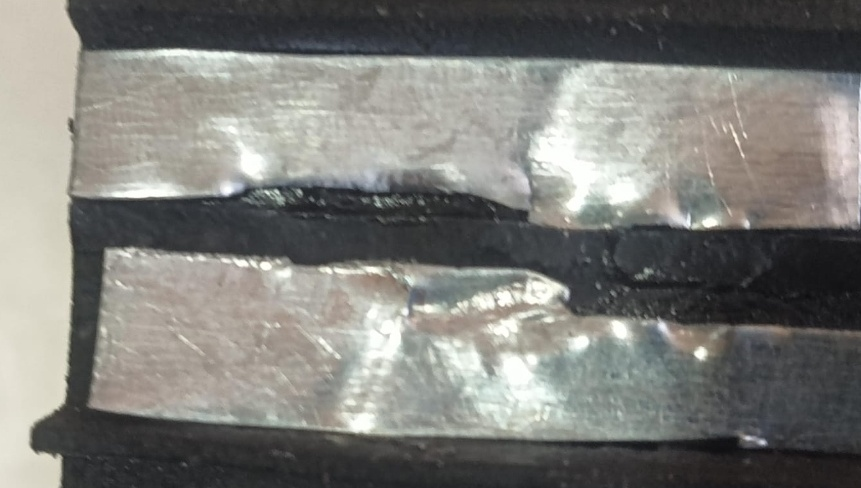
#> input picture check_yolo/dataset/train/damage/damage_001.jpg, 861 x 488 px
$ python -i webcam.py   (imports and definitions only)   (older library calls are emulated)
#> lines starting #> are read from the running program, lines starting #| are printed output that depends on the picture; after the words box and inside, x2 and y2 are one past the last pixel; in counts of white or black regions, pixels touching at a corner belong together
#> further down, picture is the input picture: shape (488, 861, 3); mean B, G, R 120.9, 125.2, 125.5
#!/usr/bin/env python3
"""
JointGuard YOLO Classification - Live Webcam Inspection Program
Robust Moving-Belt Pipeline with Calibrated Confidence & Margin Gating:

Features:
- Default camera source: 1 (configurable via --source)
- Motion Blur Rejection: Rejects blurry crops (Laplacian variance < min_sharpness)
- Configurable Asymmetric Thresholds: DAMAGE_THRESH (0.70) & HEALTHY_THRESH (0.70)
- Confidence Margin Gate: Requires |p_damage - p_healthy| >= CONF_MARGIN (0.15) before assigning DAMAGE/HEALTHY
- Inner Inspection Zone: Only collects sharp frames when joint is inside central ROI zone
- Multi-Frame Majority Voting: Accumulates sharp frames (e.g. 5) for stable decision
- Quality Gate: Returns WAITING if fewer than required sharp frames (3/5) are collected
- Diagnostic Debug Crop Saver: Saves crops to check_yolo/debug_crops/ for root-cause audit
- Live HUD Overlay: Displays Healthy %, Damage %, Sharpness, Valid count, and Final verdict
- End-of-Run Diagnostic Summary: Prints total counts & average confidence scores on exit

Usage:
    python check_yolo/webcam.py
    python check_yolo/webcam.py --source 1 --show-crop --damage-thresh 0.70 --healthy-thresh 0.70 --conf-margin 0.15
"""

import argparse
from collections import deque
import datetime
import json
import os
import sys
import time
from typing import Optional, Tuple, Dict, Any, List

import cv2
import numpy as np


SCRIPT_DIR = os.path.dirname(os.path.abspath(__file__))
PROJECT_ROOT = os.path.abspath(os.path.join(SCRIPT_DIR, ".."))
DEFAULT_MODEL_V4_PATH = os.path.join(SCRIPT_DIR, "models", "joint_yolo_classifier_v4.pt")
DEFAULT_MODEL_V2_PATH = os.path.join(SCRIPT_DIR, "models", "joint_yolo_classifier_v2.pt")
DEFAULT_MODEL_V1_PATH = os.path.join(SCRIPT_DIR, "models", "joint_yolo_classifier.pt")
FALLBACK_MODEL_PATH = os.path.join(SCRIPT_DIR, "results", "joint_cls_v4", "weights", "best.pt")

DEFAULT_JSONL_PATH = os.path.join(PROJECT_ROOT, "data", "joint_events.jsonl")
DEBUG_CROPS_DIR = os.path.join(SCRIPT_DIR, "debug_crops")
COLLECTED_DIR = os.path.join(SCRIPT_DIR, "dataset", "collected")
COLLECTED_HEALTHY_DIR = os.path.join(COLLECTED_DIR, "healthy")
COLLECTED_DAMAGE_DIR = os.path.join(COLLECTED_DIR, "damage")


# [162 lines left out: functions parse_args, resolve_model_path, parse_roi_string, not called in this run]


def find_joint_in_roi(
    roi_img: np.ndarray,
    min_area: int = 600,
    min_width: int = 40,
) -> Optional[Tuple[int, int, int, int]]:
    """
    Classical OpenCV Joint Detector inside the Fixed Search ROI.
    """
#> called with min_area = 600, min_width = 40
    h, w = roi_img.shape[:2]
    if h < 20 or w < 20:
        return None

    gray = cv2.cvtColor(roi_img, cv2.COLOR_BGR2GRAY)
    hsv = cv2.cvtColor(roi_img, cv2.COLOR_BGR2HSV)
#> hsv: shape (488, 861, 3); mean H, S, V 57.6, 19.1, 128.3
    v_chan = hsv[:, :, 2]
    s_chan = hsv[:, :, 1]

    metallic_highlights = (v_chan >= 180) & (s_chan <= 75)
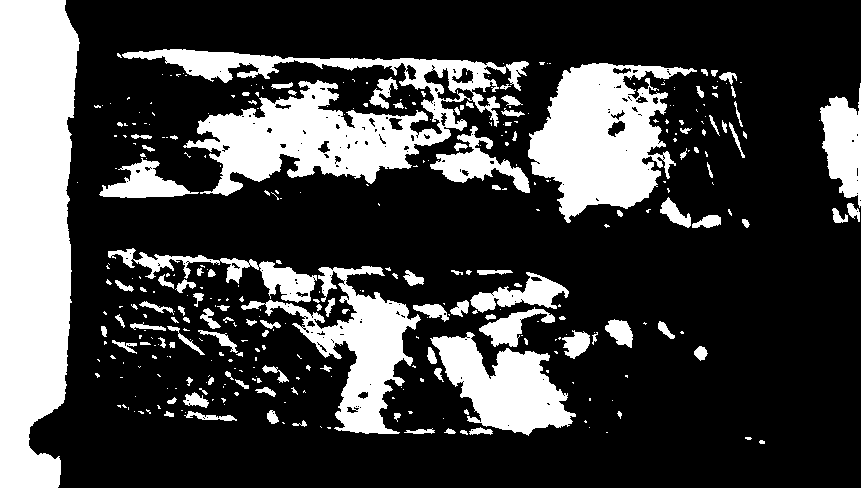
#> metallic_highlights: shape (488, 861) bool; 25.8% white; 363 white regions (242 under 20 px), largest, box (x1, y1, x2, y2) and area: (0, 0, 80, 488) 32342, (122, 49, 529, 196) 20776, (528, 63, 697, 223) 15000
    if int(np.count_nonzero(metallic_highlights)) < 250:
        return None

    if int(v_chan.max()) < 195:
        return None

    v_med = float(np.median(v_chan))
#> v_med = 148
    v_lower = max(140, min(210, int(v_med + 20)))
#> v_lower = 168
    s_upper = 75

    mask_hsv = cv2.inRange(
        hsv, np.array([0, 0, v_lower], dtype=np.uint8), np.array([180, s_upper, 255], dtype=np.uint8)
    )
#> mask_hsv: shape (488, 861); 36.2% white; 219 white regions (161 under 20 px), largest, box (x1, y1, x2, y2) and area: (91, 49, 751, 229) 61613, (102, 248, 594, 437) 47864, (0, 0, 80, 488) 32594

    gray_med = float(np.median(gray))
#> gray_med = 142
    gray_thresh = max(160, int(gray_med + 25))
#> gray_thresh = 167
    _, mask_gray_raw = cv2.threshold(gray, min(235, gray_thresh), 255, cv2.THRESH_BINARY)
#> mask_gray_raw: shape (488, 861); 32.3% white; 273 white regions (200 under 20 px), largest, box (x1, y1, x2, y2) and area: (95, 49, 751, 229) 57024, (102, 248, 579, 437) 33801, (0, 0, 80, 488) 32513
    mask_gray = cv2.bitwise_and(mask_gray_raw, (s_chan <= s_upper).astype(np.uint8) * 255)
    mask = cv2.bitwise_or(mask_hsv, mask_gray)

    kernel = cv2.getStructuringElement(cv2.MORPH_RECT, (25, 9))
    closed = cv2.morphologyEx(mask, cv2.MORPH_CLOSE, kernel)
#> closed: shape (488, 861); 45.4% white; 14 white regions (4 under 20 px)

    cnts, _ = cv2.findContours(closed, cv2.RETR_EXTERNAL, cv2.CHAIN_APPROX_SIMPLE)
#> cnts = 14 contours, 8 with area under 20; largest, box (x1, y1, x2, y2) and area: (0, 0, 763, 488) 116864, (95, 248, 692, 437) 77542, (812, 82, 861, 224) 4232, (694, 346, 708, 361) 144, (264, 190, 301, 201) 136, (618, 370, 638, 383) 45
    candidates = []
    for c in cnts:
        area = cv2.contourArea(c)
        if area < min_area:
            continue
        bx, by, bw, bh = cv2.boundingRect(c)
        if bw < min_width or bh < 10:
            continue

        is_side_rail = (
            (bx <= 3 or bx + bw >= w - 3) and
            (bh > 2.5 * bw and bh >= int(0.7 * h))
        )
        if is_side_rail:
            continue

        # Reject narrow static background boundary artifacts pinned right against outer borders
        # (e.g. thin horizontal edge between dark rubber belt and light floor/mount behind it).
        # A real metallic joint has substantial height/thickness or spans across the belt,
        # whereas a background border artifact is a thin edge sliver (bh <= 25) or full-width floor boundary.
        is_bottom_background_edge = (
            (by + bh >= h - 3) and (by > 0.50 * h) and (bh <= 25 or bw >= int(0.85 * w))
        )
        if is_bottom_background_edge:
            continue

        is_top_background_edge = (
            (by <= 3) and (bh <= 25 and by + bh <= 30 and bw >= int(0.85 * w))
        )
        if is_top_background_edge:
            continue

        cand_v = v_chan[by:by+bh, bx:bx+bw]
        cand_s = s_chan[by:by+bh, bx:bx+bw]
        cand_metallic = np.count_nonzero((cand_v >= 175) & (cand_s <= 75))
        if cand_metallic < 150:
            continue

        bright_mask = cand_v >= 150
        bright_s_med = float(np.median(cand_s[bright_mask])) if np.any(bright_mask) else float(np.median(cand_s))
        cand_s_med = float(np.median(cand_s))
        if bright_s_med > 40.0 or cand_s_med > 45.0:
            continue

        sat_frac = float(np.count_nonzero(cand_s > 70)) / float(cand_s.size)
        if sat_frac > 0.25:
            continue

        cand_bgr = roi_img[by:by+bh, bx:bx+bw]
        b, g, r = cv2.split(cand_bgr)
        diff_rg = np.abs(r.astype(int) - g.astype(int))
        diff_gb = np.abs(g.astype(int) - b.astype(int))
        diff_rb = np.abs(r.astype(int) - b.astype(int))
        max_ch_diff = np.maximum(diff_rg, np.maximum(diff_gb, diff_rb))
        ch_diff_med = float(np.median(max_ch_diff[bright_mask])) if np.any(bright_mask) else float(np.median(max_ch_diff))
        if ch_diff_med > 28.0:
            continue

        candidates.append((area, (bx, by, bw, bh)))
#> this loop made 14 passes
#> area on passes 4, 6, 11: 45, 144.5, 136
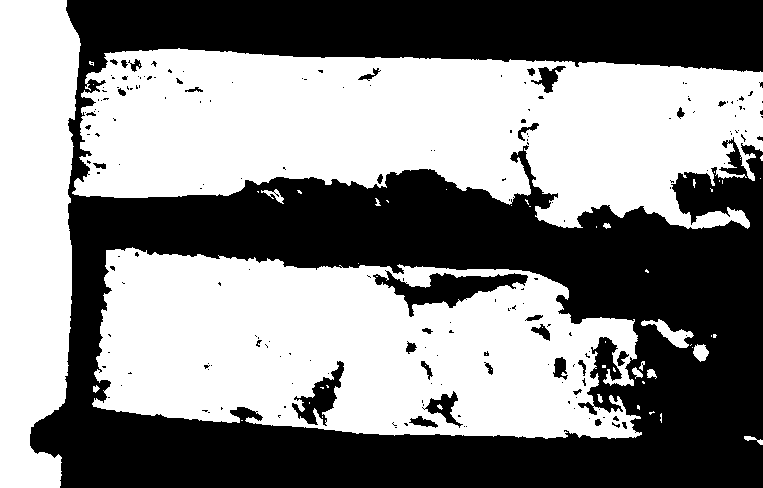
#> bright_mask: shape (488, 763) bool; 53.3% white; 195 black regions (162 under 20 px), largest, box (x1, y1, x2, y2) and area: (30, 0, 763, 488) 166636, (373, 270, 528, 317) 2671, (292, 361, 344, 426) 1238
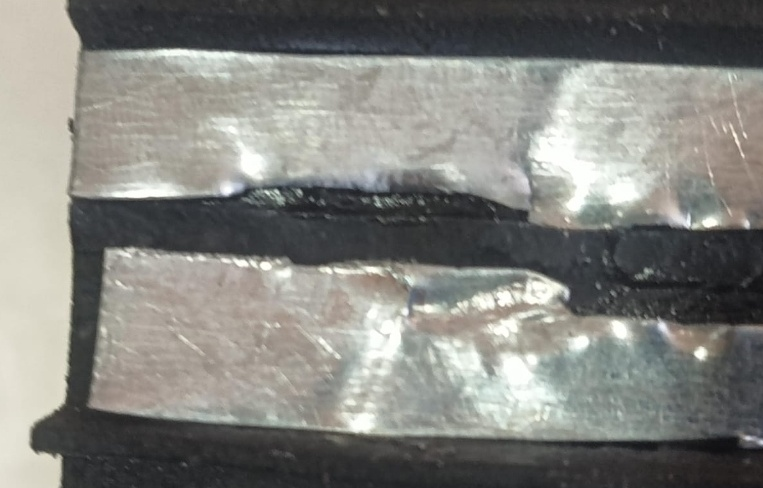
#> cand_bgr: shape (488, 763, 3); mean B, G, R 126.4, 131.3, 131.2
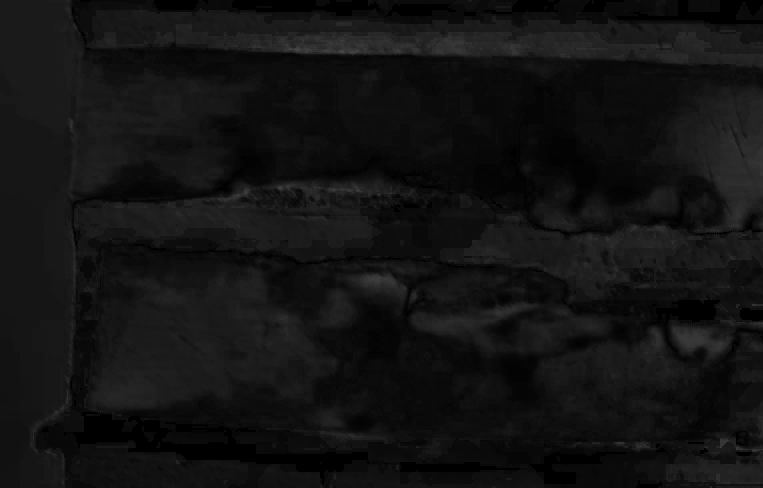
#> cand_s: shape (488, 763); min 0, max 77, mean 18.5
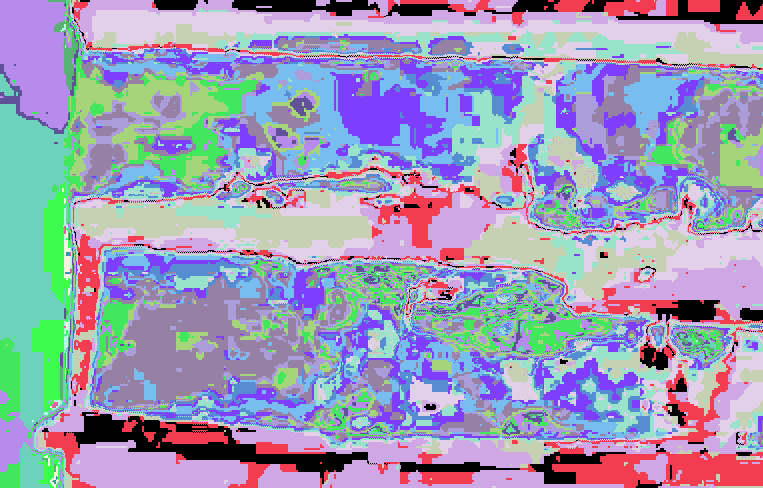
#> diff_gb: shape (488, 763) int64; 22 distinct labels, from 0 to 21; one colour per label, 0 black
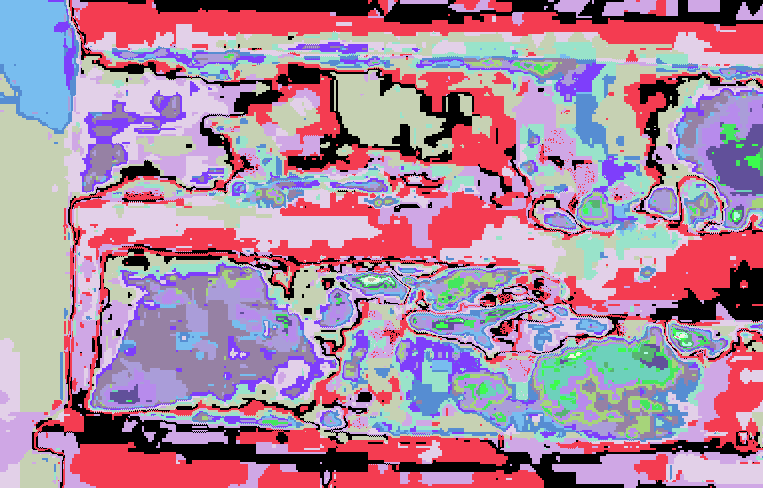
#> diff_rg: shape (488, 763) int64; 22 distinct labels, from 0 to 22; one colour per label, 0 black
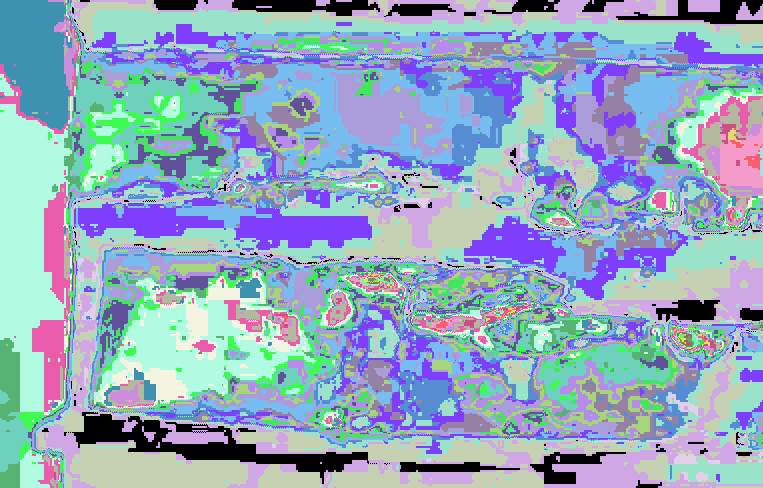
#> max_ch_diff: shape (488, 763) int64; 37 distinct labels, from 0 to 36; one colour per label, 0 black
#> after the loop, candidates = [(77542, (95, 248, 597, 189)), (4231.5, (812, 82, 49, 142)), (116864, (0, 0, 763, 488))]

    if not candidates:
        return None

    candidates.sort(key=lambda x: x[0], reverse=True)
    bx, by, bw, bh = candidates[0][1]
    bx2, by2 = bx + bw, by + bh
#> bx2 = 763; by2 = 488

    for _, (fx, fy, fw, fh) in candidates[1:]:
        fx2, fy2 = fx + fw, fy + fh
        if not (fx > bx2 + 35 or fx2 < bx - 35 or fy > by2 + 35 or fy2 < by - 35):
            bx = min(bx, fx)
            by = min(by, fy)
            bx2 = max(bx2, fx2)
            by2 = max(by2, fy2)
#> this loop made 2 passes
#> (fx, fy, fw, fh, fx2, fy2, bx, by) on pass 1: (95, 248, 597, 189, 692, 437, 0, 0)
#> after the loop, bx = 0; bx2 = 763; by = 0; by2 = 488

    pad_y = int((by2 - by) * 0.12)
#> pad_y = 58
    pad_x = int((bx2 - bx) * 0.06)
#> pad_x = 45

    final_x = max(0, bx - pad_x)
#> final_x = 0
    final_y = max(0, by - pad_y)
#> final_y = 0
    final_w = min(w - final_x, (bx2 - bx) + 2 * pad_x)
#> final_w = 853
    final_h = min(h - final_y, (by2 - by) + 2 * pad_y)
#> final_h = 488

    return (final_x, final_y, final_w, final_h)


# [121 lines left out: functions is_in_inner_inspection_zone, calculate_sharpness, check_crop_quality, generate_contact_sheet, compute_bbox_iou, not called in this run]


class JointTrack:
    """
    State object representing a single tracked conveyor belt joint (e.g. J01).
    """
    # [47 lines left out: functions __init__, update_position, not called in this run]


class JointGuardStateEngine:
    """
    Robust Joint Inspection State Machine & Multi-Joint Track Manager.
    Features:
    - Persistent Joint Tracking & Association (J01, J02...)
    - EMA Bounding Box Smoothing (alpha = 0.3)
    - Temporal Hold Timeout during dropouts (TRACK_LOST_TIMEOUT = 2.0s)
    - Re-identification of recently lost tracks to prevent ID churn
    - Hysteresis & rolling early finalization for high-confidence DAMAGE
    - Full temporal history accumulation across track lifetime evaluated at PASSED
    - Aspect ratio clamping/fallback to eliminate stalls while joint enters
    - Debounced zone boundary evaluation preventing inside/outside flicker
    - Contact Sheet Generator (debug_crops/J01_contact_sheet.jpg)
    - Clean HUD Overlay & JSONL Event Logging
    """
    # [841 lines left out: functions __init__, _get_next_joint_id, _finalize_track_verdict, process_frame, _close_joint_track, _save_track_crop and 4 more, not called in this run]


# [2 lines not run here, left out]

>>> import cv2
>>> picture = cv2.imread('dataset/train/damage/damage_001.jpg')
>>> result = find_joint_in_roi(picture)
#> result = (0, 0, 853, 488)

$ run again, on check_yolo/dataset/train/damage/damage_aug_001.jpg
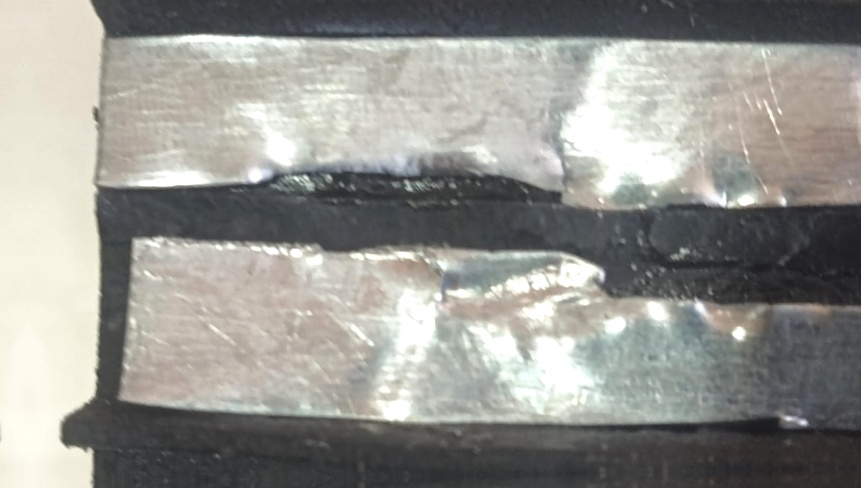
#> input picture check_yolo/dataset/train/damage/damage_aug_001.jpg, 861 x 488 px
#> picture is the input picture: shape (488, 861, 3); mean B, G, R 144.1, 149.2, 149.6
#> hsv: shape (488, 861, 3); mean H, S, V 55, 17.4, 152.4
#> in find_joint_in_roi, `metallic_highlights = (v_chan >= 180) & (s_chan <= 75)`:
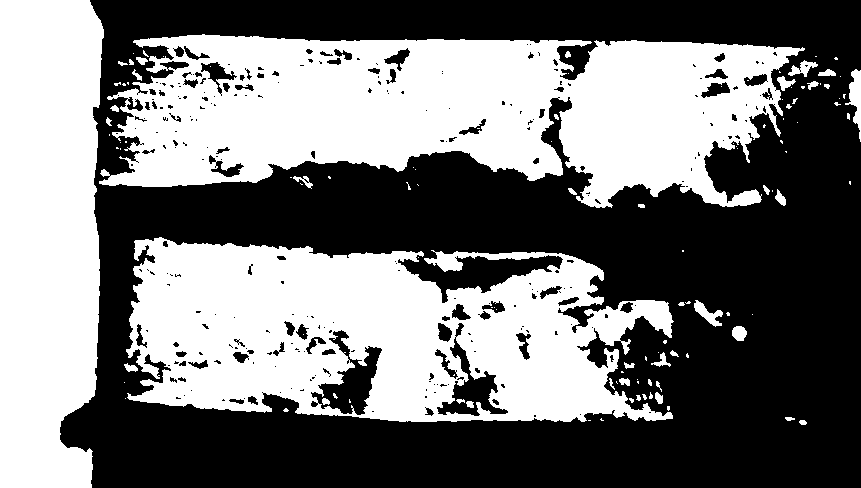
#> metallic_highlights: shape (488, 861) bool; 47% white; 117 white regions (77 under 20 px), largest, box (x1, y1, x2, y2) and area: (99, 34, 805, 208) 79917, (126, 237, 674, 422) 68078, (0, 0, 104, 488) 46059
#> v_med = 175
#> v_lower = 195
#> mask_hsv: shape (488, 861); 34.8% white; 242 white regions (147 under 20 px), largest, box (x1, y1, x2, y2) and area: (0, 0, 103, 488) 45769, (123, 35, 563, 187) 35179, (135, 238, 474, 422) 22371
#> gray_med = 169
#> gray_thresh = 194
#> mask_gray_raw: shape (488, 861); 31.5% white; 269 white regions (168 under 20 px), largest, box (x1, y1, x2, y2) and area: (0, 0, 103, 488) 45696, (125, 35, 563, 187) 32835, (560, 41, 752, 204) 17062
#> closed: shape (488, 861); 44.5% white; 18 white regions (9 under 20 px)
#> cnts = 18 contours, 11 with area under 20; largest, box (x1, y1, x2, y2) and area: (0, 0, 786, 488) 122221, (125, 238, 729, 422) 75489, (852, 74, 861, 127) 213, (732, 326, 746, 341) 139, (293, 176, 330, 187) 98, (655, 393, 661, 403) 25, (849, 181, 861, 184) 20
#> the loop in find_joint_in_roi, `for c in cnts:` made 18 passes
#> area on passes 3, 7, 13, 14, 15: 25, 139, 20.5, 98, 213
#> after the loop in find_joint_in_roi, `for c in cnts:`:
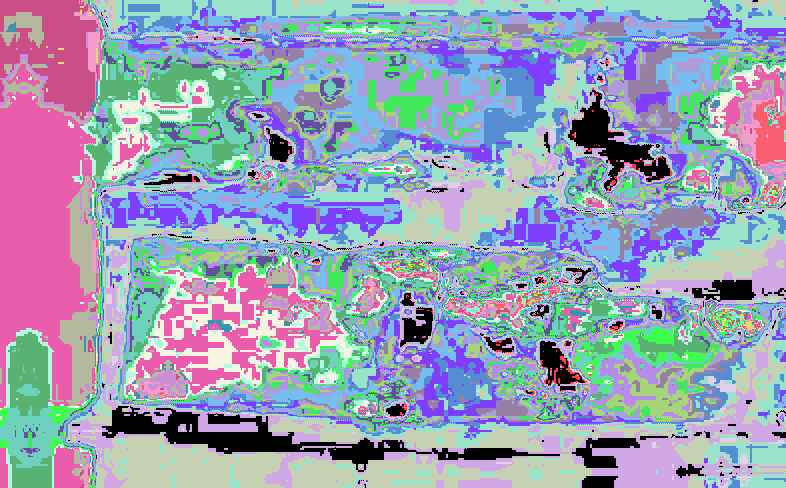
#> max_ch_diff: shape (488, 786) int64; 40 distinct labels, from 0 to 39; one colour per label, 0 black
#> after the loop in find_joint_in_roi, `for c in cnts:`: candidates = [(75489, (125, 238, 604, 184)), (122221, (0, 0, 786, 488))]
#> in find_joint_in_roi, `bx2, by2 = bx + bw, by + bh`: bx2 = 786; by2 = 488
#> the loop in find_joint_in_roi, `for _, (fx, fy, fw, fh) in candidates[1:]:` made 1 pass
#> (fx, fy, fw, fh, fx2, fy2, bx, by) on pass 1: (125, 238, 604, 184, 729, 422, 0, 0)
#> after the loop in find_joint_in_roi, `for _, (fx, fy, fw, fh) in candidates[1:]:`: bx = 0; bx2 = 786; by = 0; by2 = 488
#> pad_y = 58
#> pad_x = 47
#> final_x = 0
#> final_w = 861
#> final_h = 488
#> result = (0, 0, 861, 488)
